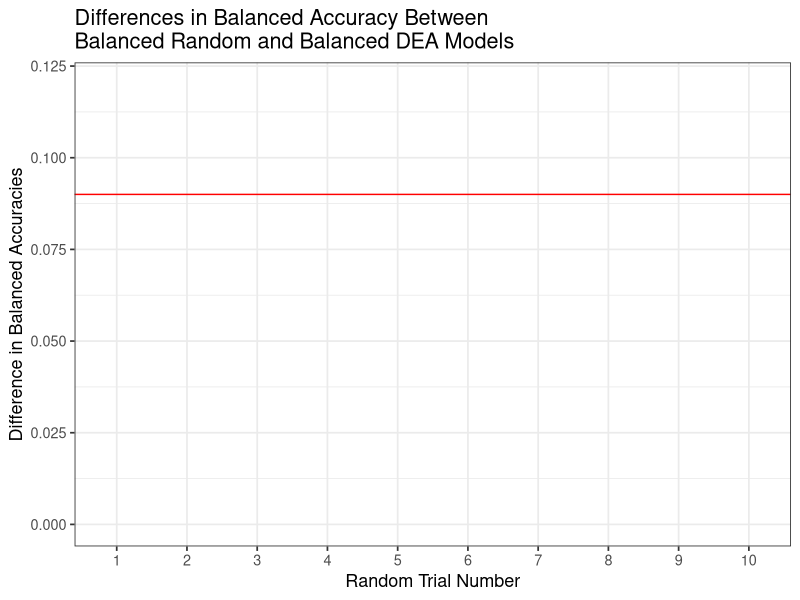
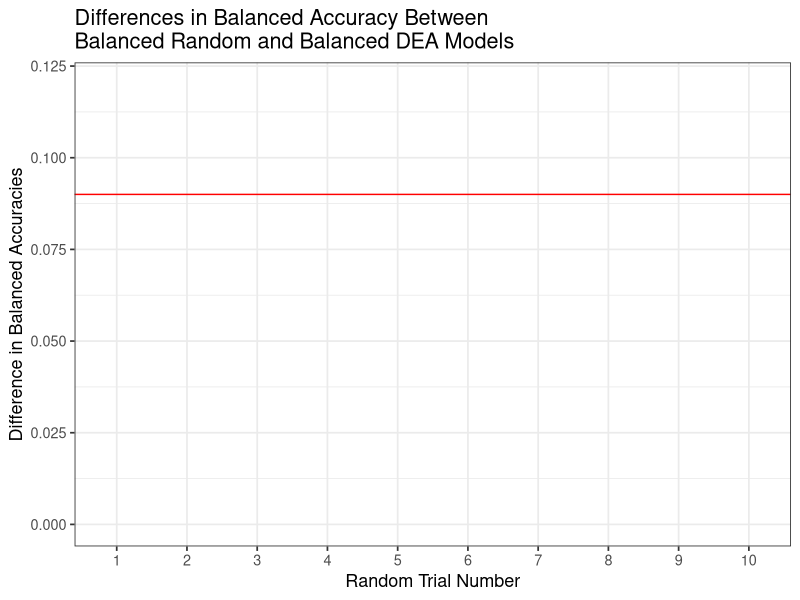

Reproduce these figures in R, in order.
library(tidyverse)

# Fill this in with appropriate values
df <- data.frame(Balanced_Accuracy_Random = c(0.9,
                                              0.9,
                                              0.9,
                                              0.9,
                                              0.9,
                                              0.9,
                                              0.9,
                                              0.9,
                                              0.9,
                                              0.9),
                 Difference_Sig = c(0.2,
                                    0.2,
                                    0.2,
                                    0.2,
                                    0.2,
                                    0.2,
                                    0.2,
                                    0.2,
                                    0.2,
                                    0.2),
                 row.names = 1:10)
x_labs = factor(rownames(df), levels = unique(rownames(df)))

wilcox.test(df$Balanced_Accuracy_Random,
            mu = 0.7 # Sig Value
)
# Plot Differences
ggplot(df, aes(x=x_labs, y=Difference_Sig)) + 
  geom_point(size = 4) +
  geom_hline(yintercept = 0.09,color = "red") + # Replace with Median Diff
  ylim(0,0.12) +
  ggtitle("Differences in Balanced Accuracy Between\nBalanced Random and Balanced DEA Models") +
  xlab("Random Trial Number") + ylab("Difference in Balanced Accuracies") +
  theme_bw(base_size = 13) 
ggsave("Bootstrap_Res_CTX_MoR.jpeg")